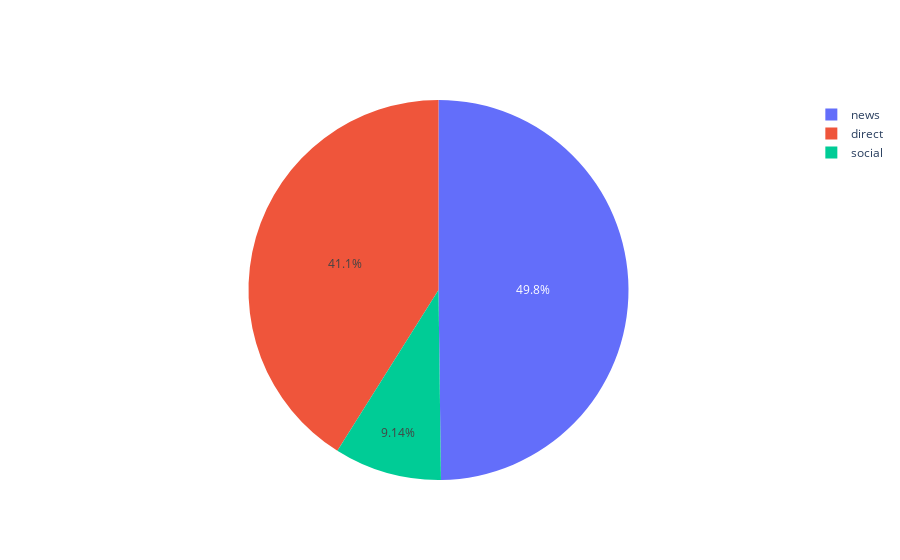

Notebook code cell kept with this figure:
### Code cell
go.Figure(go.Pie(labels=genre_counts.genre, values=genre_counts.message))

### Figure 1 — Plotly figure (JSON) as saved in the notebook; plotly's stock layout.template omitted (floating-point values rounded to 4 significant figures)
{"data": [{"labels": ["direct", "news", "social"], "type": "pie", "values": [10766, 13054, 2396]}], "layout": {"autosize": true}}
